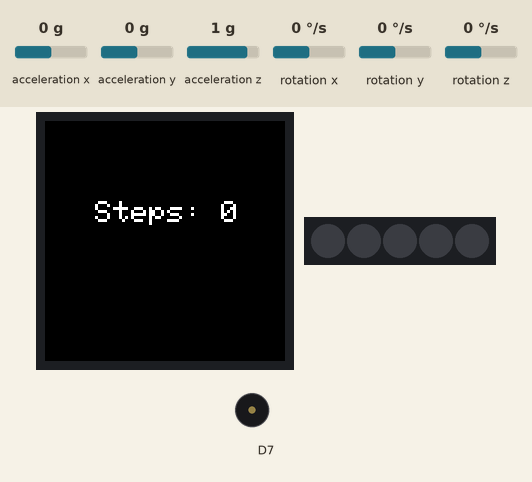
Recording of a sketch running on a simulated Arduino MKR. Parts: 240×240 colour display, 5 RGB LEDs in strip order, left to right, buzzer (waves = sounding). The test bench sets the inputs (shaded band); at power-on: rotation y 0 °/s, acceleration x 0 g, acceleration y 0 g, acceleration z 1 g, rotation x 0 °/s, rotation z 0 °/s. What the sketch prints to the serial monitor is not drawn.

Above: at 1.5 s.
1.6 s: rotation y set to 97 °/s
4.6 s: rotation y set to 108 °/s
At 5.04 s:
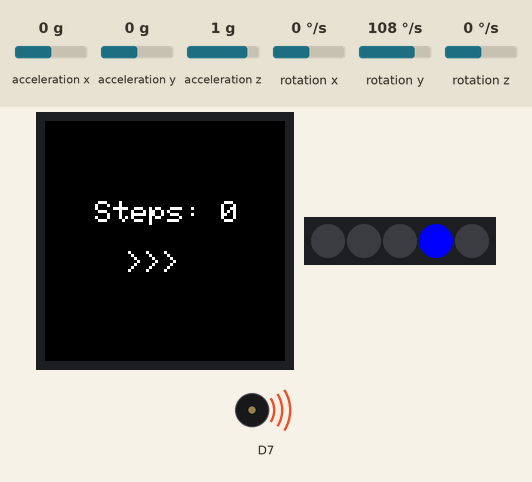
6.9 s: rotation y set to -192 °/s
At 7.48 s:
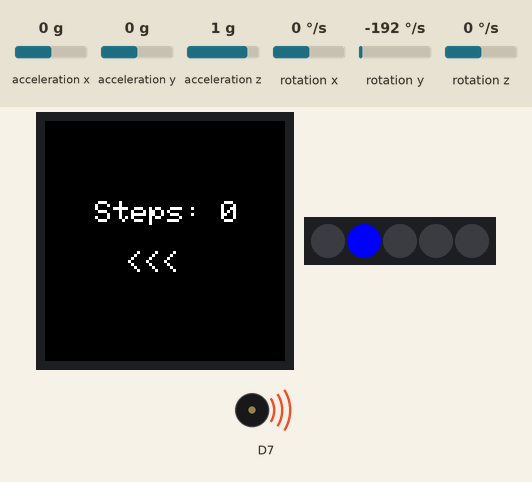
9.9 s: rotation y set to 192 °/s
At 10.54 s:
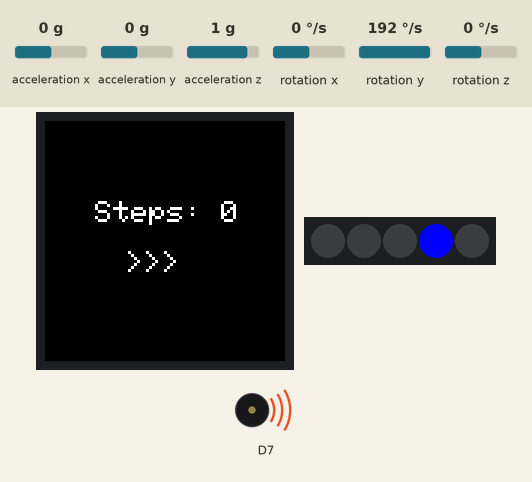
11.8 s: acceleration x set to -1.4 g
At 13.9 s:
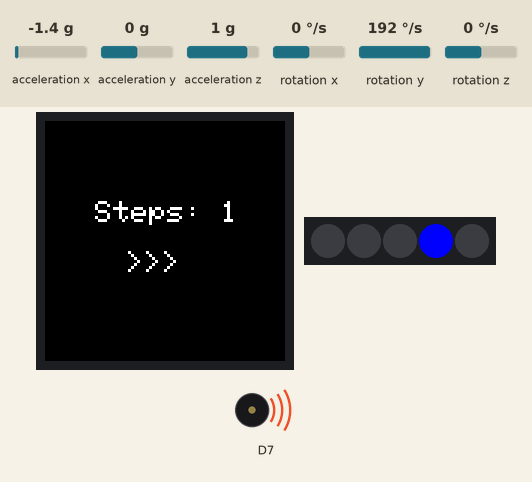
14.0 s: rotation y set to -100 °/s
At 15.0 s:
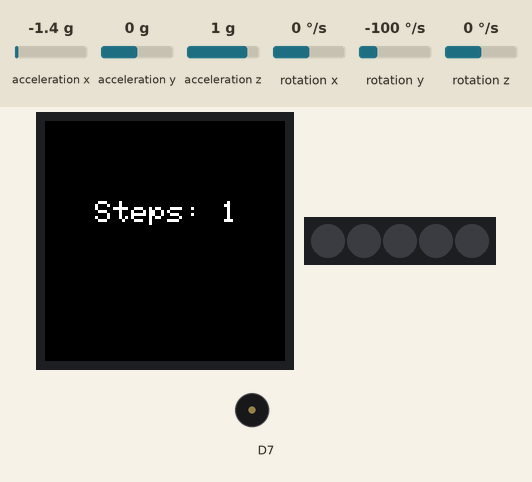
Timing chart, 0 to 17.0 s (numbered marks = the images above; inputs shaded):
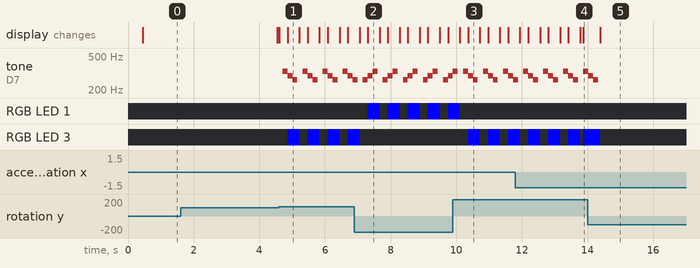

The sketch:

simple_step_counter.ino
```cpp
/*
  Simple step counter

  created Feb 2022
  by Casey Pan
*/

#include <Arduino_MKRIoTCarrier.h>
#include "visuals.h"
#include "pitches.h"

MKRIoTCarrier carrier;

/*
 * Global variables
 */
const uint32_t COLOR_GREEN = carrier.leds.Color(255, 0, 0);
const uint32_t COLOR_BLUE = carrier.leds.Color(0, 0, 255);
const uint32_t NO_COLOR = carrier.leds.Color(0, 0, 0);

const float THRES_ACC = 0.10;
const int THRES_GY = 100;
const int RIGHT_LED = 1;
const int LEFT_LED = 3;

// do re mi
int melody[] = {
  NOTE_C4, NOTE_D4, NOTE_E4
};


float xval[100] = {0};
float yval[100] = {0};
float zval[100] = {0};
float xavg, yavg, zavg;

int steps = 0;
int flag = 0;

/*
 * Calibrate accelerometer
 */
void calibrate() {
  float x, y, z;
  float xsum = 0;
  float ysum = 0;
  float zsum = 0;

  for (int i = 0; i < 100; i++) {
    // carrier.IMUmodule.readGyroscope(x, y, z);
    carrier.IMUmodule.readAcceleration(x, y, z);
    xval[i] = x;
    yval[i] = y;
    zval[i] = z;
    xsum = xval[i] + xsum;
    ysum = yval[i] + ysum;
    zsum = zval[i] + zsum;
  }
  delay(100);
  xavg = xsum / 100.0;
  yavg = ysum / 100.0;
  zavg = zsum / 100.0;

  Serial.print(xavg + '\t');
  Serial.print(yavg + '\t');
  Serial.println(zavg);
}

/*
 * Turning tones
 */
void play_melody(char dir){
  int note_duration = 150;

  if (dir == 'R'){
    for (int note = 0; note < 3; note++){
      carrier.Buzzer.sound(melody[note]);
      delay(note_duration);
      carrier.Buzzer.noSound();
    }
  } else {
    for (int note = 2; note > -1; note--){
      carrier.Buzzer.sound(melody[note]);
      delay(note_duration);
      carrier.Buzzer.noSound();
    }
  }
}

/*
 * Setup
 */
void setup() {
  CARRIER_CASE = false;
  carrier.begin();

  carrier.display.fillScreen(0x0000);
  carrier.display.setRotation(0);
  carrier.display.setTextWrap(true);
  carrier.display.setTextColor(0xFFFF);
  carrier.display.setTextSize(3);

  calibrate();
}


void loop() {
  float ax, ay, az;
  float gx, gy, gz;

  float totvect[100] = {0};
  float totave[100] = {0};
  float xaccl[100] = {0};
  float yaccl[100] = {0};
  float zaccl[100] = {0};

  for (int a = 0; a < 100; a++){
    carrier.IMUmodule.readGyroscope(gx, gy, gz);
    carrier.IMUmodule.readAcceleration(ax, ay, az);
    xaccl[a] = ax;
    yaccl[a] = ay;
    zaccl[a] = az;

    Serial.print("ax ");
    Serial.print(ax);
    Serial.print(" ay ");
    Serial.print(ay);
    Serial.print(" az ");
    Serial.println(az);

    /*
     * Get the total acceleration vector by taking the square root of X, Y, and Z-axis values
     * then calculate the average of the maximum and minimum acceleration vector values
     */
    totvect[a] = sqrt(((xaccl[a] - xavg) * (xaccl[a] - xavg)) + ((yaccl[a] - yavg) * (yaccl[a] - yavg)) + ((zaccl[a] - zavg) * (zaccl[a] - zavg)));
    totave[a] = (totvect[a] + totvect[a - 1]) / 2 ;
    Serial.print("totave[a]\t");
    Serial.println(totave[a]);


    // Check if update step according to threshold
    // If acceleration vector greater than the threshold & flag is down, increase the step count and raise the flag
    if (totave[a] > THRES_ACC && flag == 0){
      steps = steps + 1;
      flag = 1;
    }
    // If less than the threshold & flag is up, increase the step count and raise the flag
    if (totave[a] < THRES_ACC && flag == 1) {
      flag = 0;
    }

    // Check if turning
    // LEFT
    if (gy > THRES_GY){
      carrier.leds.setPixelColor(LEFT_LED, COLOR_BLUE);
      carrier.leds.show();
      carrier.display.setCursor(80, 130);
      carrier.display.setTextSize(3);
      carrier.display.print(">>>");

      play_melody('L');

      carrier.leds.setPixelColor(LEFT_LED, NO_COLOR);
      carrier.leds.show();
    }
    // RIGHT
    else if (gy < -THRES_GY) {
      carrier.leds.setPixelColor(RIGHT_LED, COLOR_BLUE);
      carrier.leds.show();
      carrier.display.setCursor(80, 130);
      carrier.display.setTextSize(3);
      carrier.display.print("<<<");

      play_melody('R');

      carrier.leds.setPixelColor(RIGHT_LED, NO_COLOR);
      carrier.leds.show();
    }

    /*
     * Display step count
     */
    Serial.println('\n');
    Serial.print("steps: ");
    Serial.println(steps);

    carrier.display.fillScreen(0x0000);
    carrier.display.setCursor(50, 80);
    carrier.display.setTextColor(0xFFFF);
    carrier.display.setTextSize(3);
    carrier.display.print("Steps: ");
    carrier.display.println(steps);

    delay(100);
  }
}
```

pitches.h
```cpp
/*************************************************
   Public Constants
 *************************************************/

#define NOTE_B0  31
#define NOTE_C1  33
#define NOTE_CS1 35
#define NOTE_D1  37
#define NOTE_DS1 39
#define NOTE_E1  41
#define NOTE_F1  44
#define NOTE_FS1 46
#define NOTE_G1  49
#define NOTE_GS1 52
#define NOTE_A1  55
#define NOTE_AS1 58
#define NOTE_B1  62
#define NOTE_C2  65
#define NOTE_CS2 69
#define NOTE_D2  73
#define NOTE_DS2 78
#define NOTE_E2  82
#define NOTE_F2  87
#define NOTE_FS2 93
#define NOTE_G2  98
#define NOTE_GS2 104
#define NOTE_A2  110
#define NOTE_AS2 117
#define NOTE_B2  123
#define NOTE_C3  131
#define NOTE_CS3 139
#define NOTE_D3  147
#define NOTE_DS3 156
#define NOTE_E3  165
#define NOTE_F3  175
#define NOTE_FS3 185
#define NOTE_G3  196
#define NOTE_GS3 208
#define NOTE_A3  220
#define NOTE_AS3 233
#define NOTE_B3  247
#define NOTE_C4  262
#define NOTE_CS4 277
#define NOTE_D4  294
#define NOTE_DS4 311
#define NOTE_E4  330
#define NOTE_F4  349
#define NOTE_FS4 370
#define NOTE_G4  392
#define NOTE_GS4 415
#define NOTE_A4  440
#define NOTE_AS4 466
#define NOTE_B4  494
#define NOTE_C5  523
#define NOTE_CS5 554
#define NOTE_D5  587
#define NOTE_DS5 622
#define NOTE_E5  659
#define NOTE_F5  698
#define NOTE_FS5 740
#define NOTE_G5  784
#define NOTE_GS5 831
#define NOTE_A5  880
#define NOTE_AS5 932
#define NOTE_B5  988
#define NOTE_C6  1047
#define NOTE_CS6 1109
#define NOTE_D6  1175
#define NOTE_DS6 1245
#define NOTE_E6  1319
#define NOTE_F6  1397
#define NOTE_FS6 1480
#define NOTE_G6  1568
#define NOTE_GS6 1661
#define NOTE_A6  1760
#define NOTE_AS6 1865
#define NOTE_B6  1976
#define NOTE_C7  2093
#define NOTE_CS7 2217
#define NOTE_D7  2349
#define NOTE_DS7 2489
#define NOTE_E7  2637
#define NOTE_F7  2794
#define NOTE_FS7 2960
#define NOTE_G7  3136
#define NOTE_GS7 3322
#define NOTE_A7  3520
#define NOTE_AS7 3729
#define NOTE_B7  3951
#define NOTE_C8  4186
#define NOTE_CS8 4435
#define NOTE_D8  4699
#define NOTE_DS8 4978
```

Source omitted: visuals.h (data table, 100682 bytes)

Measured:
- the behaviour switches between 100 and 101 °/s on rotation y (found by bisection; images 0 and 1)
- after the input at 4.6 s, tone on D7: silent → 330 Hz after 0.11 s, then repeats every 0.61 s: 294 Hz 0.15 s, 262 Hz 0.15 s, silent 0.16 s, 330 Hz 0.15 s; RGB LED 3: alternates RGB(0, 0, 255) for 0.36 s and off for 0.25 s, starting after 0.26 s; the display: first differs from a run without the input after 0.26 s (image 1)
- after the input at 6.9 s, the display: first differs from a run without the input after 0.41 s (image 2)
- after the input at 9.9 s, the display: first differs from a run without the input after 0.46 s (image 3)
- after the input at 11.8 s, the display: first differs from a run without the input after 0.75 s (image 4 shows a later state)
- after the input at 14.0 s, tone on D7: goes on until 14.3 s, then stays silent
